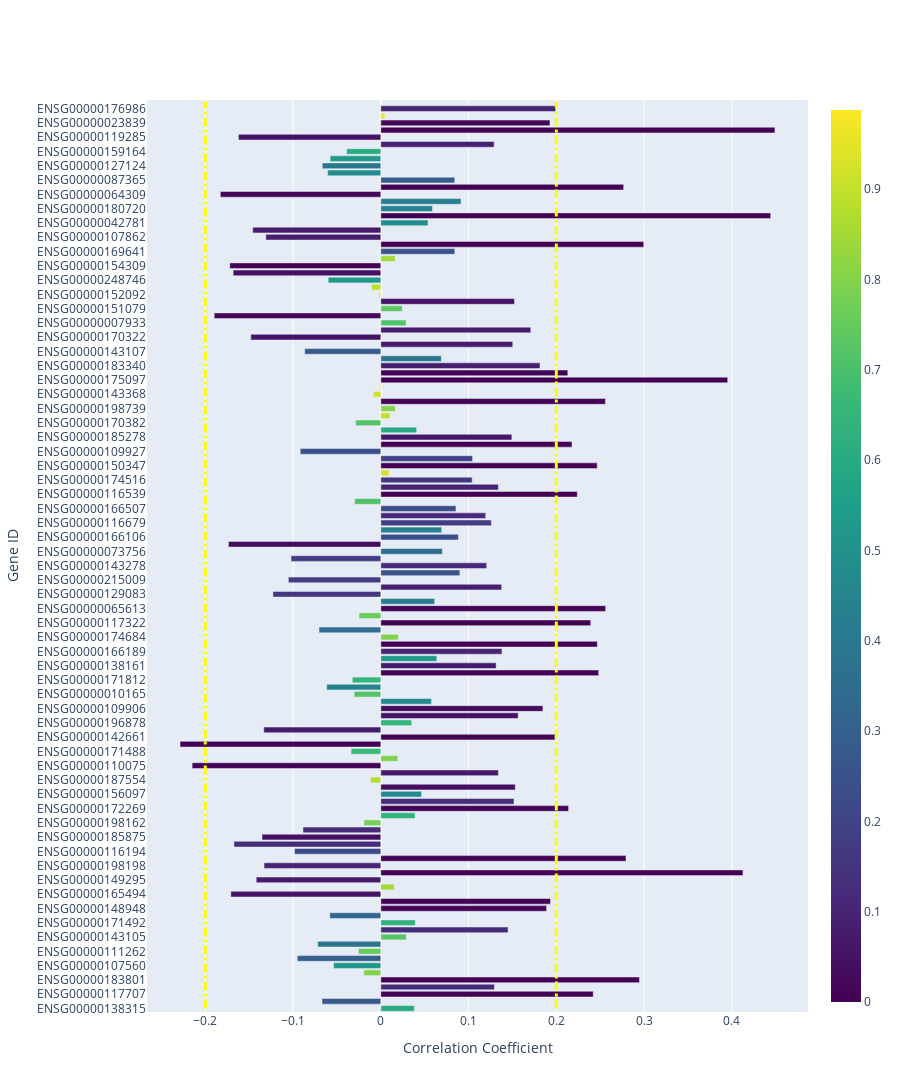

The cell this chart's notebook holds for it:
### Code cell
gene_names = list(gene_data_dict.keys())
# Create the bar chart
fig = go.Figure(go.Bar(
    x=correlation_list1,
    y=gene_names,
    orientation='h',  # Horizontal bar chart
    marker=dict(color=p_value_list1, coloraxis="coloraxis")  # Color based on the correlation factor
))
fig.add_shape(
    type="line",
    x0=0.2, y0=0, x1=0.2, y1=len(gene_names),
    line=dict(color="yellow", width=3, dash="dashdot"),
)

fig.add_shape(
    type="line",
    x0=-0.2, y0=0, x1=-0.2, y1=len(gene_names),
    line=dict(color="yellow", width=3, dash="dashdot"),
)

# Update layout for better visualization
fig.update_layout(
    xaxis_title="Correlation Coefficient",
    yaxis_title="Gene ID",
    coloraxis=dict(colorscale='Viridis'),  # Red for higher, blue for lower values
    height=1200  # Adjust height based on the number of genes to avoid squeezing
)

fig.show()
# fig.write_image('nabla_ens_cc_bar.pdf')
